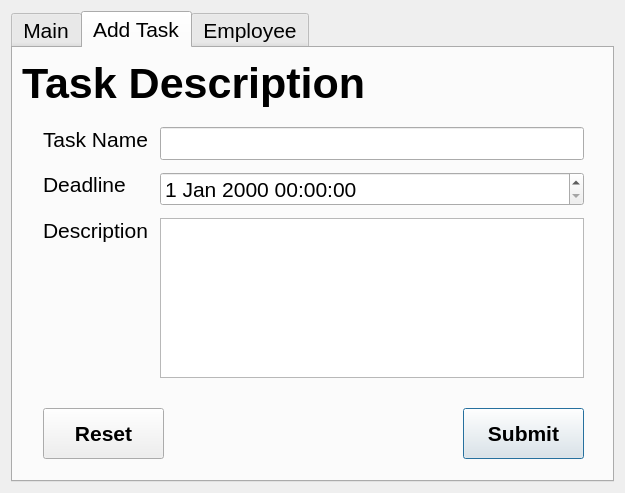
<?xml version="1.0" encoding="UTF-8"?>
<ui version="4.0">
 <class>Dialog</class>
 <widget class="QDialog" name="Dialog">
  <property name="geometry">
   <rect>
    <x>0</x>
    <y>0</y>
    <width>625</width>
    <height>493</height>
   </rect>
  </property>
  <property name="font">
   <font>
    <family>Arial</family>
    <pointsize>16</pointsize>
    <weight>50</weight>
    <italic>false</italic>
    <bold>false</bold>
    <underline>false</underline>
    <strikeout>false</strikeout>
    <kerning>true</kerning>
   </font>
  </property>
  <property name="cursor">
   <cursorShape>ArrowCursor</cursorShape>
  </property>
  <property name="windowTitle">
   <string>Dialog</string>
  </property>
  <layout class="QGridLayout" name="gridLayout_3">
   <item row="0" column="0">
    <widget class="QTabWidget" name="tabWidget">
     <property name="currentIndex">
      <number>1</number>
     </property>
     <property name="tabsClosable">
      <bool>false</bool>
     </property>
     <property name="movable">
      <bool>true</bool>
     </property>
     <property name="tabBarAutoHide">
      <bool>false</bool>
     </property>
     <widget class="QWidget" name="tab">
      <attribute name="title">
       <string>Main</string>
      </attribute>
      <layout class="QGridLayout" name="gridLayout">
       <item row="0" column="0">
        <widget class="QLabel" name="label">
         <property name="sizePolicy">
          <sizepolicy hsizetype="Preferred" vsizetype="Preferred">
           <horstretch>0</horstretch>
           <verstretch>0</verstretch>
          </sizepolicy>
         </property>
         <property name="font">
          <font>
           <family>Arial</family>
           <pointsize>64</pointsize>
           <weight>75</weight>
           <bold>true</bold>
          </font>
         </property>
         <property name="cursor">
          <cursorShape>ArrowCursor</cursorShape>
         </property>
         <property name="frameShadow">
          <enum>QFrame::Plain</enum>
         </property>
         <property name="text">
          <string>PyQt5</string>
         </property>
         <property name="textFormat">
          <enum>Qt::AutoText</enum>
         </property>
         <property name="alignment">
          <set>Qt::AlignCenter</set>
         </property>
         <property name="wordWrap">
          <bool>true</bool>
         </property>
        </widget>
       </item>
      </layout>
     </widget>
     <widget class="QWidget" name="tab_2">
      <attribute name="title">
       <string>Add Task</string>
      </attribute>
      <widget class="QLabel" name="label_3">
       <property name="geometry">
        <rect>
         <x>9</x>
         <y>9</y>
         <width>362</width>
         <height>52</height>
        </rect>
       </property>
       <property name="font">
        <font>
         <pointsize>32</pointsize>
         <weight>75</weight>
         <bold>true</bold>
        </font>
       </property>
       <property name="text">
        <string>Task Description</string>
       </property>
      </widget>
      <widget class="QPushButton" name="button_submit">
       <property name="geometry">
        <rect>
         <x>450</x>
         <y>360</y>
         <width>121</width>
         <height>51</height>
        </rect>
       </property>
       <property name="font">
        <font>
         <weight>75</weight>
         <bold>true</bold>
        </font>
       </property>
       <property name="text">
        <string>Submit</string>
       </property>
       <property name="iconSize">
        <size>
         <width>16</width>
         <height>16</height>
        </size>
       </property>
       <property name="autoDefault">
        <bool>true</bool>
       </property>
       <property name="default">
        <bool>false</bool>
       </property>
       <property name="flat">
        <bool>false</bool>
       </property>
      </widget>
      <widget class="QPushButton" name="button_reset">
       <property name="geometry">
        <rect>
         <x>30</x>
         <y>360</y>
         <width>121</width>
         <height>51</height>
        </rect>
       </property>
       <property name="font">
        <font>
         <weight>75</weight>
         <bold>true</bold>
        </font>
       </property>
       <property name="text">
        <string>Reset</string>
       </property>
       <property name="iconSize">
        <size>
         <width>16</width>
         <height>16</height>
        </size>
       </property>
       <property name="autoDefault">
        <bool>false</bool>
       </property>
      </widget>
      <widget class="QWidget" name="">
       <property name="geometry">
        <rect>
         <x>30</x>
         <y>79</y>
         <width>541</width>
         <height>251</height>
        </rect>
       </property>
       <layout class="QGridLayout" name="gridLayout_2">
        <property name="spacing">
         <number>12</number>
        </property>
        <item row="0" column="1">
         <widget class="QLineEdit" name="lineEdit"/>
        </item>
        <item row="1" column="1">
         <widget class="QDateTimeEdit" name="dateTimeEdit"/>
        </item>
        <item row="2" column="0">
         <widget class="QLabel" name="label_5">
          <property name="autoFillBackground">
           <bool>false</bool>
          </property>
          <property name="text">
           <string>Description</string>
          </property>
          <property name="alignment">
           <set>Qt::AlignLeading|Qt::AlignLeft|Qt::AlignTop</set>
          </property>
         </widget>
        </item>
        <item row="0" column="0">
         <widget class="QLabel" name="label_2">
          <property name="text">
           <string>Task Name</string>
          </property>
          <property name="alignment">
           <set>Qt::AlignLeading|Qt::AlignLeft|Qt::AlignTop</set>
          </property>
         </widget>
        </item>
        <item row="2" column="1">
         <widget class="QTextEdit" name="textEdit">
          <property name="placeholderText">
           <string/>
          </property>
         </widget>
        </item>
        <item row="1" column="0">
         <widget class="QLabel" name="label_4">
          <property name="text">
           <string>Deadline</string>
          </property>
          <property name="alignment">
           <set>Qt::AlignLeading|Qt::AlignLeft|Qt::AlignTop</set>
          </property>
         </widget>
        </item>
       </layout>
      </widget>
     </widget>
     <widget class="QWidget" name="tab_3">
      <attribute name="title">
       <string>Employee</string>
      </attribute>
      <layout class="QGridLayout" name="gridLayout_4"/>
     </widget>
    </widget>
   </item>
  </layout>
 </widget>
 <resources/>
 <connections/>
</ui>
